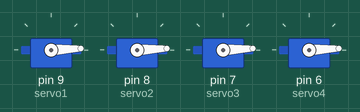
Recording of a sketch running on a simulated Arduino Uno, built with avr-gcc and run on an emulated ATmega328P. On the bench: 4 × servo.

Above: at 0.05 s.
At 0.7 s:
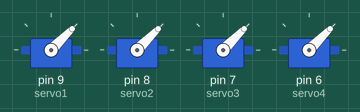
At 1.35 s:
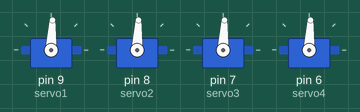
At 2.65 s:
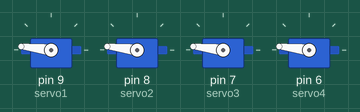
At 3.95 s:
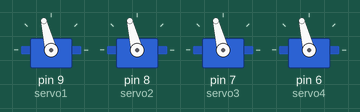
At 5.3 s:
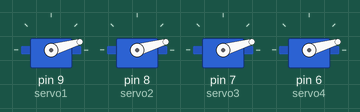
Timing chart, 0 to 7.2 s (numbered marks = the images above):
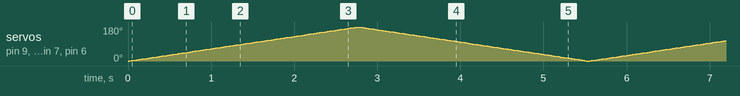

The sketch:

task2.ino
```cpp
#include <Servo.h>

Servo servo1;
Servo servo2;
Servo servo3;
Servo servo4;

int pos = 0;

void setup() {
  servo1.attach(9);
  servo2.attach(8);
  servo3.attach(7);
  servo4.attach(6);
}

void loop() {
  // Sweep all motors
  for (pos = 0; pos <= 180; pos += 1) {
    servo1.write(pos);
    servo2.write(pos);
    servo3.write(pos);
    servo4.write(pos);
    delay(15);
  }

  for (pos = 180; pos >= 0; pos -= 1) {
    servo1.write(pos);
    servo2.write(pos);
    servo3.write(pos);
    servo4.write(pos);
    delay(15);
  }
}
```
